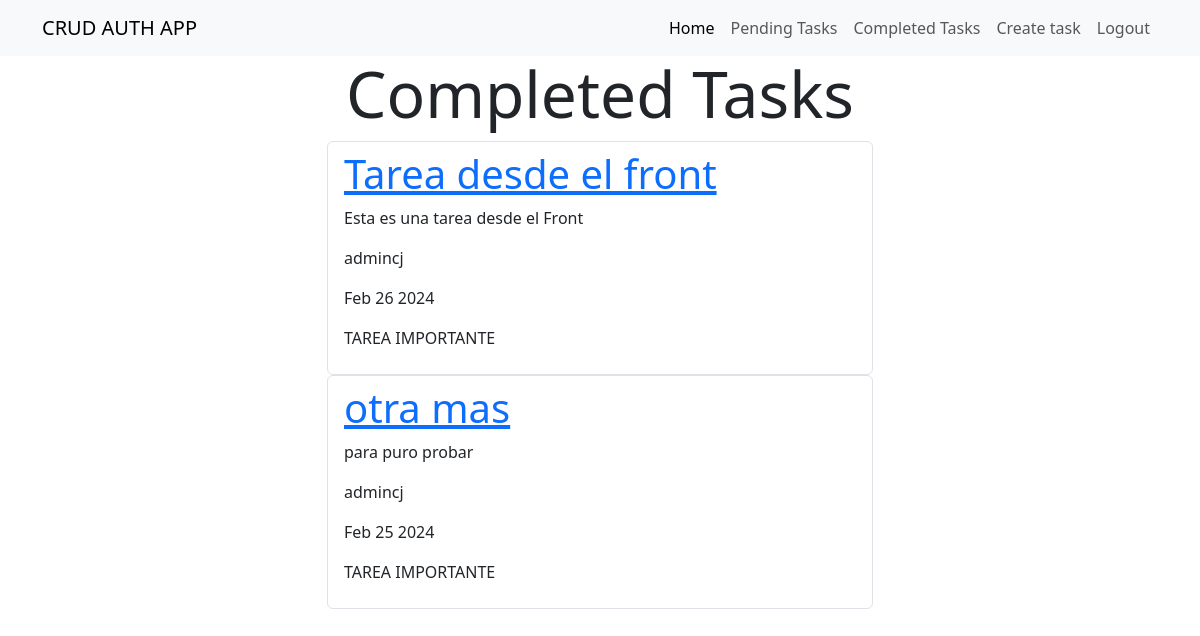
Screenshot of /tasks/completed/ (signed in) with the database file from the repository.
### tasks/models.py (models this page shows, shortened)
class Task(models.Model):
    title = models.CharField(max_length=100)
    description = models.TextField(blank=True)
    created = models.DateTimeField(auto_now_add=True)
    datecompleted = models.DateTimeField(null=True, blank=True)
    important = models.BooleanField(default=False)
    user = models.ForeignKey(User, on_delete=models.CASCADE)

### tasks/views.py (the view)
# urls.py: path('tasks/completed/', views.tasks_completed, name='tasks_completed' )
@login_required
def tasks_completed(request):
    tasks = Task.objects.filter(user=request.user, datecompleted__isnull=False)
    return render(request, 'tasks.html', {
                'tasks': tasks,
                'name': 'Completed Tasks'
    })

### tasks/templates/tasks.html
{% extends 'base.html' %}
{% block content %}
<main class="container">
    <div class="row">
        <div class="col-md-6 offset-md-3">
            <h1 class="text-center display-3">{{ name}}</h1>
            {% for task in tasks %}
                <ul class="list-group">
                    <li class="list-group-item">
                        <a href="{% url "task_detail" task.id %}">
                            <h1>{{ task.title }}</h1>
                        </a>
                            <p>{{ task.description }}</p>
                            <p>{{ task.user }}</p>
                            <p>{{ task.datecompleted | date:'M j Y' }}</p>
                            {% if task.important %}
                                <p>TAREA IMPORTANTE</p>
                            {% endif %}
                    </li>
                </ul>
            {% endfor %}
        </div>
    </div>
</main>
{% endblock %}

### rows the page displays
Task: title "Tarea desde el front", description "Esta es una tarea desde el Front", user "admincj", datecompleted "Feb 26 2024", important "TAREA IMPORTANTE"
Task: title "otra mas", description "para puro probar", user "admincj", datecompleted "Feb 25 2024", important "TAREA IMPORTANTE"

### other values shown
{{ name }} "Completed Tasks"
